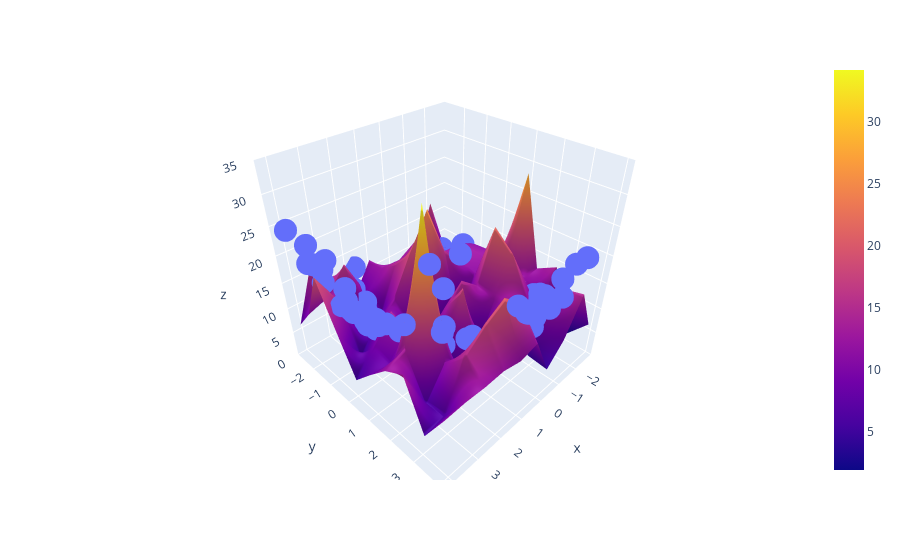

Notebook code cell kept with this figure:
### Code cell
X_test_multi = poly.transform(final)
z_final = lr.predict(X_multi_trans).reshape(10,10)
fig = px.scatter_3d(x=x.ravel(), y=y.ravel(), z=z.ravel())

fig.add_trace(go.Surface(x = x_input, y = y_input, z =z_final))

fig.update_layout(scene = dict(zaxis = dict(range=[0,35])))

fig.show()
